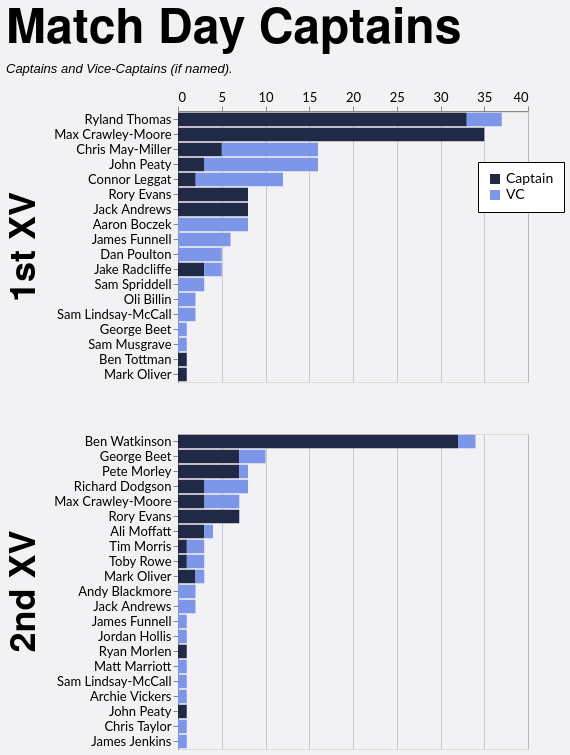

Vega-Lite specification for this chart:
### Vega-Lite specification from a JSON file in a GitHub repository (floating-point values rounded to 4 significant figures)
{"config": {"axis": {"labelFont": "Lato, sans-serif", "titleFont": "PT Sans Narrow, Helvetica Neue, Helvetica, Arial, sans-serif", "labelFontSize": 13, "titleFontSize": 24, "gridColor": "#202947", "gridOpacity": 0.2}, "header": {"labelFont": "PT Sans Narrow, Helvetica Neue, Helvetica, Arial, sans-serif", "titleFont": "PT Sans Narrow, Helvetica Neue, Helvetica, Arial, sans-serif", "labelFontSize": 24, "titleFontSize": 28, "labelFontWeight": "bold", "orient": "left"}, "legend": {"labelFont": "Lato, sans-serif", "titleFont": "PT Sans Narrow, Helvetica Neue, Helvetica, Arial, sans-serif", "labelFontSize": 14, "titleFontSize": 16, "titlePadding": 5, "fillColor": "white", "strokeColor": "black", "padding": 10, "titleFontWeight": "lighter", "titleFontStyle": "italic", "titleColor": "gray", "offset": 10}, "title": {"font": "PT Sans Narrow, Helvetica Neue, Helvetica, Arial, sans-serif", "fontSize": 48, "fontWeight": "bold", "anchor": "start", "align": "center", "titlePadding": 20, "subtitlePadding": 10, "subtitleFontSize": 13, "subtitleColor": "", "subtitleFontStyle": "italic", "offset": 15, "color": "black"}, "axisX": {"labelAngle": 0}, "facet": {"title": null, "header": null, "align": {"row": "each", "column": "each"}}, "resolve": {"scale": {"y": "independent", "facet": "independent"}}, "background": "#f2f1f4"}, "data": {"name": "data-3b83171c1576e5ad94412c904325a8e2"}, "mark": {"type": "bar"}, "encoding": {"color": {"field": "is_captain", "legend": {"labelExpr": "datum.value ? 'Captain' : 'VC'", "legendX": 300, "legendY": 50, "orient": "none", "title": null}, "scale": {"domain": [true, false], "range": ["#202946", "#7d96e8"]}, "type": "nominal"}, "order": {"field": "is_captain", "sort": "descending", "type": "nominal"}, "row": {"field": "squad", "header": {"labelExpr": "datum.value + ' XV'", "labelFontSize": 36, "title": null}, "spacing": 50, "title": null, "type": "nominal"}, "tooltip": [{"field": "player", "type": "nominal"}, {"field": "squad", "type": "nominal"}, {"aggregate": "sum", "field": "games", "type": "quantitative"}, {"field": "is_captain", "type": "nominal"}], "x": {"aggregate": "sum", "axis": {"orient": "top", "title": null}, "field": "games", "type": "quantitative"}, "y": {"field": "player", "sort": "-x", "title": null, "type": "nominal"}}, "height": {"step": 15}, "resolve": {"scale": {"y": "independent"}}, "title": {"text": "Match Day Captains", "subtitle": "Captains and Vice-Captains (if named)."}, "width": 350, "$schema": "https://vega.github.io/schema/vega-lite/v5.20.1.json", "datasets": {"data-3b83171c1576e5ad94412c904325a8e2": [{"player": "Max Crawley-Moore", "squad": "1st", "season": "2022/23", "game_type": "League", "is_captain": true, "games": 15}, {"player": "Ryland Thomas", "squad": "1st", "season": "2024/25", "game_type": "League", "is_captain": true, "games": 15}, {"player": "Ryland Thomas", "squad": "1st", "season": "2023/24", "game_type": "League", "is_captain": true, "games": 13}, {"player": "Chris May-Miller", "squad": "1st", "season": "2024/25", "game_type": "League", "is_captain": false, "games": 9}, {"player": "Ben Watkinson", "squad": "2nd", "season": "2023/24", "game_type": "League", "is_captain": true, "games": 9}, {"player": "Connor Leggat", "squad": "1st", "season": "2023/24", "game_type": "League", "is_captain": false, "games": 9}, {"player": "Ben Watkinson", "squad": "2nd", "season": "2022/23", "game_type": "League", "is_captain": true, "games": 9}, {"player": "Ben Watkinson", "squad": "2nd", "season": "2021/22", "game_type": "League", "is_captain": true, "games": 9}, {"player": "Max Crawley-Moore", "squad": "1st", "season": "2021/22", "game_type": "League", "is_captain": true, "games": 8}, {"player": "Max Crawley-Moore", "squad": "1st", "season": "2023/24", "game_type": "League", "is_captain": true, "games": 5}, {"player": "Rory Evans", "squad": "1st", "season": "2025/26", "game_type": "League", "is_captain": true, "games": 5}, {"player": "Jack Andrews", "squad": "1st", "season": "2021/22", "game_type": "Friendly", "is_captain": true, "games": 5}, {"player": "Dan Poulton", "squad": "1st", "season": "2023/24", "game_type": "League", "is_captain": false, "games": 5}, {"player": "Chris May-Miller", "squad": "1st", "season": "2024/25", "game_type": "League", "is_captain": true, "games": 5}, {"player": "Aaron Boczek", "squad": "1st", "season": "2025/26", "game_type": "League", "is_captain": false, "games": 4}, {"player": "John Peaty", "squad": "1st", "season": "2022/23", "game_type": "League", "is_captain": false, "games": 4}, {"player": "John Peaty", "squad": "1st", "season": "2021/22", "game_type": "League", "is_captain": false, "games": 4}, {"player": "Pete Morley", "squad": "2nd", "season": "2024/25", "game_type": "League", "is_captain": true, "games": 4}, {"player": "Max Crawley-Moore", "squad": "2nd", "season": "2023/24", "game_type": "League", "is_captain": false, "games": 4}, {"player": "Ryland Thomas", "squad": "1st", "season": "2023/24", "game_type": "League", "is_captain": false, "games": 3}, {"player": "Sam Spriddell", "squad": "1st", "season": "2024/25", "game_type": "League", "is_captain": false, "games": 3}, {"player": "Max Crawley-Moore", "squad": "1st", "season": "2022/23", "game_type": "Cup", "is_captain": true, "games": 3}, {"player": "Ryland Thomas", "squad": "1st", "season": "2023/24", "game_type": "Cup", "is_captain": true, "games": 3}, {"player": "Richard Dodgson", "squad": "2nd", "season": "2022/23", "game_type": "League", "is_captain": false, "games": 3}, {"player": "John Peaty", "squad": "1st", "season": "2024/25", "game_type": "League", "is_captain": false, "games": 3}, {"player": "Pete Morley", "squad": "2nd", "season": "2024/25", "game_type": "Friendly", "is_captain": true, "games": 3}, {"player": "Jake Radcliffe", "squad": "1st", "season": "2025/26", "game_type": "League", "is_captain": true, "games": 3}, {"player": "Rory Evans", "squad": "2nd", "season": "2024/25", "game_type": "Friendly", "is_captain": true, "games": 3}, {"player": "James Funnell", "squad": "1st", "season": "2021/22", "game_type": "Friendly", "is_captain": false, "games": 3}, {"player": "George Beet", "squad": "2nd", "season": "2025/26", "game_type": "League", "is_captain": true, "games": 3}, {"player": "Jack Andrews", "squad": "1st", "season": "2021/22", "game_type": "League", "is_captain": true, "games": 3}, {"player": "Rory Evans", "squad": "2nd", "season": "2024/25", "game_type": "League", "is_captain": true, "games": 3}, {"player": "Richard Dodgson", "squad": "2nd", "season": "2021/22", "game_type": "League", "is_captain": false, "games": 2}, {"player": "Andy Blackmore", "squad": "2nd", "season": "2021/22", "game_type": "League", "is_captain": false, "games": 2}, {"player": "Chris May-Miller", "squad": "1st", "season": "2024/25", "game_type": "Cup", "is_captain": false, "games": 2}, {"player": "George Beet", "squad": "2nd", "season": "2025/26", "game_type": "Cup", "is_captain": true, "games": 2}, {"player": "Ryland Thomas", "squad": "1st", "season": "2024/25", "game_type": "Cup", "is_captain": true, "games": 2}, {"player": "Rory Evans", "squad": "1st", "season": "2025/26", "game_type": "Cup", "is_captain": true, "games": 2}, {"player": "Ali Moffatt", "squad": "2nd", "season": "2021/22", "game_type": "League", "is_captain": true, "games": 2}, {"player": "Tim Morris", "squad": "2nd", "season": "2023/24", "game_type": "League", "is_captain": false, "games": 2}, {"player": "James Funnell", "squad": "1st", "season": "2021/22", "game_type": "League", "is_captain": false, "games": 2}, {"player": "Jack Andrews", "squad": "2nd", "season": "2023/24", "game_type": "League", "is_captain": false, "games": 2}, {"player": "George Beet", "squad": "2nd", "season": "2024/25", "game_type": "League", "is_captain": true, "games": 2}, {"player": "Ben Watkinson", "squad": "2nd", "season": "2021/22", "game_type": "Friendly", "is_captain": true, "games": 2}, {"player": "Max Crawley-Moore", "squad": "1st", "season": "2021/22", "game_type": "Cup", "is_captain": true, "games": 2}, {"player": "Ben Watkinson", "squad": "2nd", "season": "2022/23", "game_type": "Friendly", "is_captain": true, "games": 2}, {"player": "Max Crawley-Moore", "squad": "2nd", "season": "2024/25", "game_type": "League", "is_captain": true, "games": 2}, {"player": "Toby Rowe", "squad": "2nd", "season": "2021/22", "game_type": "League", "is_captain": false, "games": 2}, {"player": "Aaron Boczek", "squad": "1st", "season": "2023/24", "game_type": "Cup", "is_captain": false, "games": 1}, {"player": "Oli Billin", "squad": "1st", "season": "2023/24", "game_type": "Cup", "is_captain": false, "games": 1}, {"player": "George Beet", "squad": "1st", "season": "2025/26", "game_type": "Friendly", "is_captain": false, "games": 1}, {"player": "Max Crawley-Moore", "squad": "1st", "season": "2021/22", "game_type": "Friendly", "is_captain": true, "games": 1}, {"player": "Connor Leggat", "squad": "1st", "season": "2023/24", "game_type": "League", "is_captain": true, "games": 1}, {"player": "Mark Oliver", "squad": "2nd", "season": "2023/24", "game_type": "League", "is_captain": true, "games": 1}, {"player": "John Peaty", "squad": "1st", "season": "2024/25", "game_type": "League", "is_captain": true, "games": 1}, {"player": "Oli Billin", "squad": "1st", "season": "2023/24", "game_type": "Friendly", "is_captain": false, "games": 1}, {"player": "George Beet", "squad": "2nd", "season": "2021/22", "game_type": "League", "is_captain": false, "games": 1}, {"player": "Sam Lindsay-McCall", "squad": "1st", "season": "2021/22", "game_type": "Friendly", "is_captain": false, "games": 1}, {"player": "Ali Moffatt", "squad": "2nd", "season": "2021/22", "game_type": "League", "is_captain": false, "games": 1}, {"player": "Toby Rowe", "squad": "2nd", "season": "2021/22", "game_type": "Cup", "is_captain": true, "games": 1}, {"player": "Ali Moffatt", "squad": "2nd", "season": "2021/22", "game_type": "Cup", "is_captain": true, "games": 1}, {"player": "James Funnell", "squad": "2nd", "season": "2023/24", "game_type": "League", "is_captain": false, "games": 1}, {"player": "Rory Evans", "squad": "2nd", "season": "2024/25", "game_type": "Cup", "is_captain": true, "games": 1}, {"player": "John Peaty", "squad": "1st", "season": "2022/23", "game_type": "League", "is_captain": true, "games": 1}, {"player": "John Peaty", "squad": "1st", "season": "2021/22", "game_type": "Cup", "is_captain": false, "games": 1}, {"player": "Max Crawley-Moore", "squad": "1st", "season": "2023/24", "game_type": "Friendly", "is_captain": true, "games": 1}, {"player": "Sam Musgrave", "squad": "1st", "season": "2023/24", "game_type": "League", "is_captain": false, "games": 1}, {"player": "Richard Dodgson", "squad": "2nd", "season": "2022/23", "game_type": "Cup", "is_captain": true, "games": 1}, {"player": "Tim Morris", "squad": "2nd", "season": "2024/25", "game_type": "League", "is_captain": true, "games": 1}, {"player": "Aaron Boczek", "squad": "1st", "season": "2023/24", "game_type": "League", "is_captain": false, "games": 1}, {"player": "James Funnell", "squad": "1st", "season": "2025/26", "game_type": "Friendly", "is_captain": false, "games": 1}, {"player": "Ryland Thomas", "squad": "1st", "season": "2023/24", "game_type": "Cup", "is_captain": false, "games": 1}, {"player": "Jordan Hollis", "squad": "2nd", "season": "2021/22", "game_type": "League", "is_captain": false, "games": 1}, {"player": "Richard Dodgson", "squad": "2nd", "season": "2022/23", "game_type": "League", "is_captain": true, "games": 1}, {"player": "Rory Evans", "squad": "1st", "season": "2025/26", "game_type": "Friendly", "is_captain": true, "games": 1}, {"player": "Ben Tottman", "squad": "1st", "season": "2024/25", "game_type": "League", "is_captain": true, "games": 1}, {"player": "Aaron Boczek", "squad": "1st", "season": "2022/23", "game_type": "League", "is_captain": false, "games": 1}, {"player": "Jake Radcliffe", "squad": "1st", "season": "2025/26", "game_type": "League", "is_captain": false, "games": 1}, {"player": "Ben Watkinson", "squad": "2nd", "season": "2021/22", "game_type": "Cup", "is_captain": false, "games": 1}, {"player": "Ben Watkinson", "squad": "2nd", "season": "2022/23", "game_type": "League", "is_captain": false, "games": 1}, {"player": "Richard Dodgson", "squad": "2nd", "season": "2021/22", "game_type": "League", "is_captain": true, "games": 1}, {"player": "George Beet", "squad": "2nd", "season": "2024/25", "game_type": "Friendly", "is_captain": false, "games": 1}, {"player": "Connor Leggat", "squad": "1st", "season": "2025/26", "game_type": "League", "is_captain": false, "games": 1}, {"player": "Ryan Morlen", "squad": "2nd", "season": "2023/24", "game_type": "League", "is_captain": true, "games": 1}, {"player": "Max Crawley-Moore", "squad": "2nd", "season": "2023/24", "game_type": "League", "is_captain": true, "games": 1}, {"player": "Connor Leggat", "squad": "1st", "season": "2023/24", "game_type": "Friendly", "is_captain": true, "games": 1}, {"player": "Mark Oliver", "squad": "1st", "season": "2023/24", "game_type": "Cup", "is_captain": true, "games": 1}, {"player": "Aaron Boczek", "squad": "1st", "season": "2025/26", "game_type": "Cup", "is_captain": false, "games": 1}, {"player": "Mark Oliver", "squad": "2nd", "season": "2023/24", "game_type": "Friendly", "is_captain": true, "games": 1}, {"player": "Matt Marriott", "squad": "2nd", "season": "2021/22", "game_type": "League", "is_captain": false, "games": 1}, {"player": "Pete Morley", "squad": "2nd", "season": "2021/22", "game_type": "League", "is_captain": false, "games": 1}, {"player": "Mark Oliver", "squad": "2nd", "season": "2023/24", "game_type": "League", "is_captain": false, "games": 1}, {"player": "Sam Lindsay-McCall", "squad": "2nd", "season": "2024/25", "game_type": "Friendly", "is_captain": false, "games": 1}, {"player": "Archie Vickers", "squad": "2nd", "season": "2023/24", "game_type": "Friendly", "is_captain": false, "games": 1}, {"player": "John Peaty", "squad": "1st", "season": "2021/22", "game_type": "Friendly", "is_captain": false, "games": 1}, {"player": "Sam Lindsay-McCall", "squad": "1st", "season": "2023/24", "game_type": "Friendly", "is_captain": false, "games": 1}, {"player": "Jake Radcliffe", "squad": "1st", "season": "2025/26", "game_type": "Cup", "is_captain": false, "games": 1}, {"player": "John Peaty", "squad": "2nd", "season": "2024/25", "game_type": "League", "is_captain": true, "games": 1}, {"player": "Chris Taylor", "squad": "2nd", "season": "2021/22", "game_type": "Friendly", "is_captain": false, "games": 1}, {"player": "George Beet", "squad": "2nd", "season": "2024/25", "game_type": "League", "is_captain": false, "games": 1}, {"player": "Ben Watkinson", "squad": "2nd", "season": "2023/24", "game_type": "Friendly", "is_captain": true, "games": 1}, {"player": "John Peaty", "squad": "1st", "season": "2023/24", "game_type": "League", "is_captain": true, "games": 1}, {"player": "James Jenkins", "squad": "2nd", "season": "2022/23", "game_type": "Friendly", "is_captain": false, "games": 1}]}}
